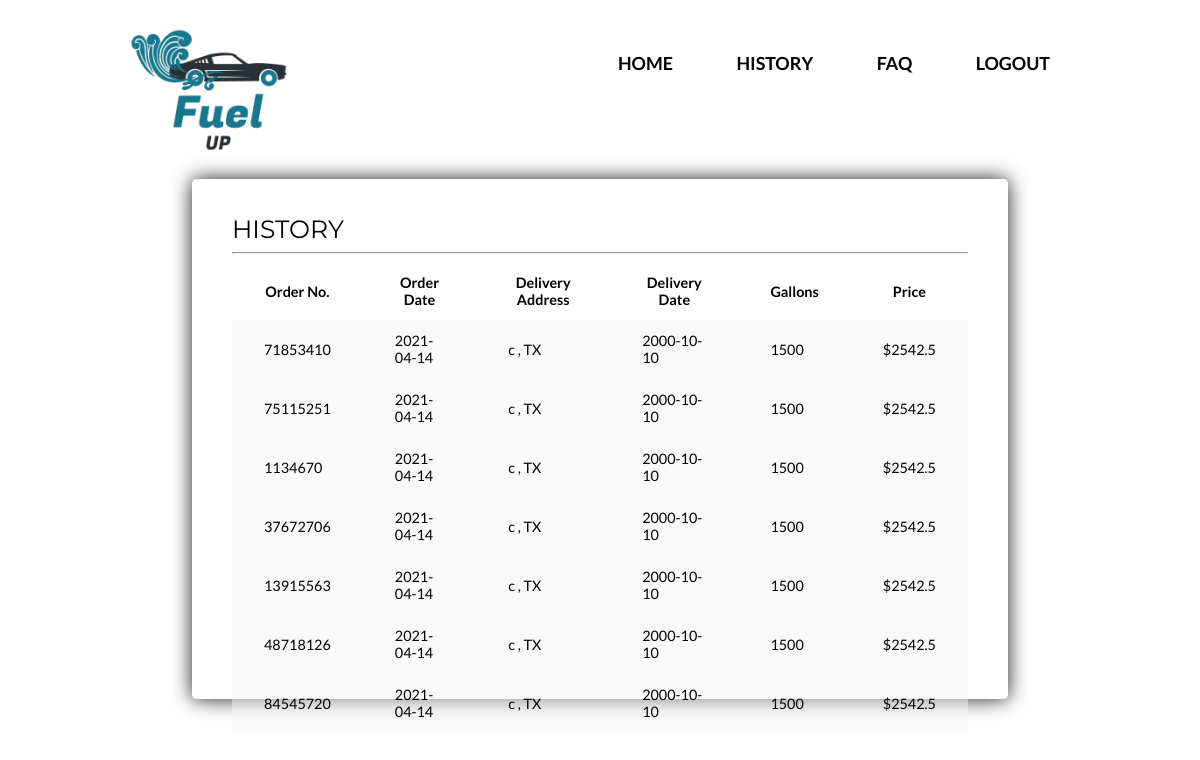
Page /history (signed in) on the committed database.
### tables this page shows
CREATE TABLE History (
    order_no INT NOT NULL PRIMARY KEY,
    order_date INT NOT NULL,
    delivery_address VARCHAR(255),
    delivery_date VARCHAR(255),
    gallons_delivered INT NOT NULL,
    price INT NOT NULL,
    unique_id VARCHAR(255) NOT NULL,
    FOREIGN KEY (unique_id) REFERENCES Profile(unique_id) 
);

### main.py (the view)
@app.route("/history", methods=["POST", "GET"])
def history():
    conn = create_connection()
    cursor = conn.cursor()
    command = f"SELECT * FROM history INNER JOIN Profile ON history.unique_id = profile.unique_id WHERE profile.email IS '{session['email']}'"
    cursor.execute(command)
    history_list = cursor.fetchall()
    cursor.close()
    return render_template("history.html", history_list = history_list)

### main.py (called while the page is built)
def create_connection():
    db = getattr(g, '_database', None)
    if db is None:
        db = g._database = sqlite3.connect('database.db')
    return db

### templates/history.html (shortened to what this page needs)
<!DOCTYPE html>
<html lang="en">
<head>
    <link rel="stylesheet" href="{{ url_for('static',filename='styles/home.css') }}">
</head>
<body>
    <header>
        <a href="{{ url_for('quotes') }}">
            <img src = "/static/images/logo-175x175.png" alt ="logo" class="logo">
        </a>
        <nav>
          <ul>
            <li><a href="{{ url_for('quotes') }}">Home</a></li>
            <li><a href="{{ url_for('history') }}">History</a></li>
            <li><a href="{{ url_for('faq') }}">FAQ</a></li>
            <li><a href="{{ url_for('signin') }}">LOGOUT</a></li>
          </ul>
        </nav>
    </header>
    <div class="history_box">
        <div class="history">
            <div class="history_title">
                HISTORY
            </div>
            <hr >
            <table class="content-table">
                <thead>
                  <tr style="font-weight: bolder;">
                    <th>Order No.</th>
                    <th>Order Date</th>
                    <th>Delivery Address</th>
                    <th>Delivery Date</th>
                    <th>Gallons</th>
                    <th>Price</th>
                  </tr>
                </thead>
                <tbody>
                  {% for order in history_list %}
                    <tr>
                      <td>{{ order[0] }}</td>
                      <td>{{ order[1] }}</td>
                      <td>{{ order[2] }}</td>
                      <td>{{ order[3] }}</td>
                      <td>{{ order[4] }}</td>
                      <td>${{ order[5] }}</td>
                    </tr>
                  {% endfor %}
                </tbody>
              </table>
        </div>
    </div>
</body>
</html>

### static/styles/home.css (style rules this page uses)
body { margin: 0; padding: 0; background-image: url("/static/images/background2.jpg"); background-repeat: no-repeat; background-size: cover; }
header { margin-right: auto; margin-left: auto; width: 80%; }
nav { margin-top: 2%; font-family: 'Lato', sans-serif; font-size: 18px; font-weight: bold; float: right; }
nav li { display: inline-block; padding: 15px 30px; position: relative; }
nav a { color: #000000; text-decoration: none; text-transform: uppercase; }
nav a::before { content: ''; display: block; height: 5px; background-color: #18778C; position: absolute; top: 0; width: 0%; transition: all ease-in-out 250ms; }
.history_box { background-color: rgba(255, 255, 255, 0.87); width: 68%; margin-right: auto; margin-left: auto; height: 65vh; border-radius: 5px; box-shadow: 0 0 20px rgba(0, 0, 0, 0.89); }
.history { padding: 35px 40px; }
.history_title { font-family: Montserrat; font-size: 25px; }
.content-table { font-family: Lato; border-collapse: collapse; margin: 5px 0; font-size: 0.9em; min-width: 400px; border-radius: 5px 5px 0 0; overflow: hidden; margin-left: auto; margin-right: auto; float: center; }
.content-table thead tr { color: #000000; text-align: center; font-weight: 100; }
.content-table th, .content-table td { padding: 12px 32px; }
.content-table tbody tr { border-bottom: 1px solid #ffffff70; }
.content-table tbody tr { background-color: #f3f3f377; }

### rows in the picture
History: order_no "71853410", order_date "2021-04-14", delivery_address "c , TX", delivery_date "2000-10-10", gallons_delivered "1500", price "2542.5"
History: order_no "75115251", order_date "2021-04-14", delivery_address "c , TX", delivery_date "2000-10-10", gallons_delivered "1500", price "2542.5"
History: order_no "1134670", order_date "2021-04-14", delivery_address "c , TX", delivery_date "2000-10-10", gallons_delivered "1500", price "2542.5"
History: order_no "37672706", order_date "2021-04-14", delivery_address "c , TX", delivery_date "2000-10-10", gallons_delivered "1500", price "2542.5"
History: order_no "13915563", order_date "2021-04-14", delivery_address "c , TX", delivery_date "2000-10-10", gallons_delivered "1500", price "2542.5"
History: order_no "48718126", order_date "2021-04-14", delivery_address "c , TX", delivery_date "2000-10-10", gallons_delivered "1500", price "2542.5"
History: order_no "84545720", order_date "2021-04-14", delivery_address "c , TX", delivery_date "2000-10-10", gallons_delivered "1500", price "2542.5"
